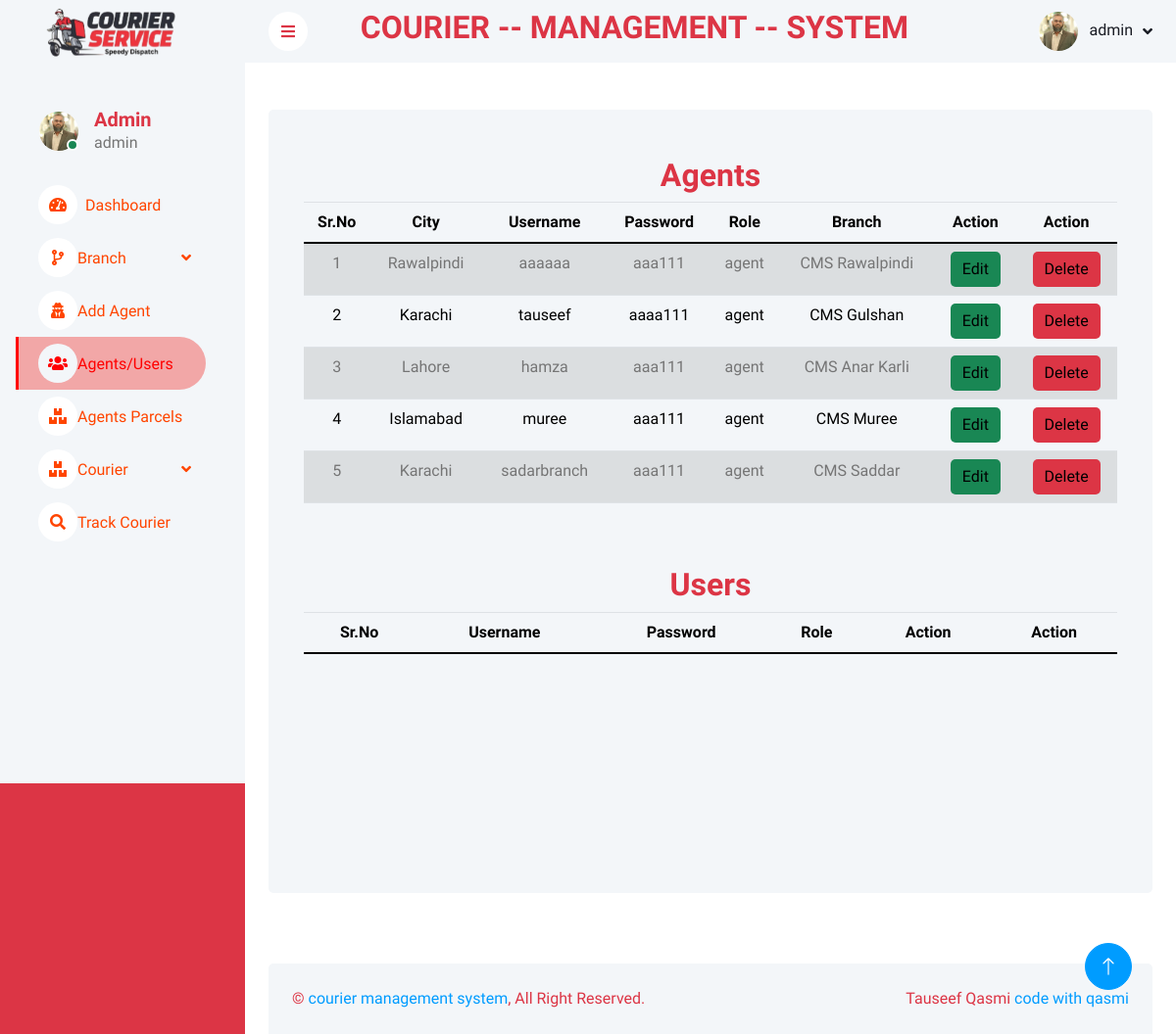
The app's page /user.php (signed in) with its own data.
### tables this page shows
CREATE TABLE `users` (
  `id` int(11) NOT NULL,
  `uemail` varchar(30) NOT NULL,
  `uname` varchar(20) NOT NULL,
  `upwd` varchar(10) NOT NULL,
  `role` varchar(20) NOT NULL,
  `branch_name` varchar(50) NOT NULL,
  `branch_city` varchar(20) NOT NULL,
  `added_date` datetime NOT NULL,
  `password_reset_token` varchar(500) NOT NULL
);

### user.php (the view, shortened to what this page needs)
<?php
include("connection.php");
?>
<?php
include("header.php");
?>
<div class="container">
    <div class="row vh-100 bg-light rounded justify-content-center mx-0 m-5">
        <div class="col-md-12 text-center">
            <div class="container mt-3">
                <h2 class="text-danger mt-5 ">Agents</h2>
                <div class="table-responsive">
                    <table class="table table-striped">
                        <thead>
                            <tr>
                                <th>Sr.No</th>
                                <th>City</th>
                                <th>Username</th>
                                <th>Password</th>
                                <th>Role</th>
                                <th>Branch</th>
                                <th>Action</th>
                                <th>Action</th>
                            </tr>
                        </thead>
                        <tbody>
                            <?php
                            $sql = "SELECT * FROM users WHERE role = 'agent'";
                            $stmt = $conn->prepare($sql);
                            $stmt->execute();
                            $result = $stmt->fetchAll(PDO::FETCH_ASSOC);
                            $i = 1;
                            foreach ($result as $data) { ?>
                                <tr>
                                    <td><?php echo $i; ?></td>
                                    <td><?php echo $data['branch_city']; ?></td>
                                    <td><?php echo $data['uname']; ?></td>
                                    <td><?php echo $data['upwd']; ?></td>
                                    <td><?php echo $data['role']; ?></td>
                                    <td><?php echo $data['branch_name']; ?></td>
                                    <td>
                                        <button class="btn btn-success border-0">
                                            <a href="editRole.php?id=<?php echo $data['id']; ?>" style="text-decoration: none; color: black;">
                                                Edit
                                            </a>
                                        </button>
                                    </td>
                                    <td>
                                        <button class="btn btn-danger border-0">
                                            <a onclick="return confirm('Are you sure you want to delete?')" href="deleteRole.php?id=<?php echo $data['id']; ?>" style="text-decoration: none; color: black;"> Delete
                                            </a>
                                        </button>
                                    </td>
                                </tr>
                            <?php $i++;
                            } ?>
                        </tbody>
                    </table>
                </div>
                <h2 class="text-danger mt-5">Users</h2>
                <div class="table-responsive">
                    <table class="table table-striped">
                        <thead>
                            <tr>
                                <th>Sr.No</th>
                                <th>Username</th>
                                <th>Password</th>
                                <th>Role</th>
                                <th>Action</th>
                                <th>Action</th>
                            </tr>
                        </thead>
                    </table>
                </div>
            </div>
        </div>
    </div>
</div>
<?php
include("footer.php");
?>

### css/style.css (style rules this page uses)
:root { --primary: red; --light: #F3F6F9; --dark: #191C24; }
.btn { transition: .5s; }

### header.php (style rules this page uses)
body { background-color: red; }

### records on screen
users: branch_city "Rawalpindi", uname "aaaaaa", upwd "aaa111", role "agent", branch_name "CMS Rawalpindi"
users: branch_city "Karachi", uname "tauseef", upwd "aaaa111", role "agent", branch_name "CMS Gulshan"
users: branch_city "Lahore", uname "hamza", upwd "aaa111", role "agent", branch_name "CMS Anar Karli"
users: branch_city "Islamabad", uname "muree", upwd "aaa111", role "agent", branch_name "CMS Muree"
users: branch_city "Karachi", uname "sadarbranch", upwd "aaa111", role "agent", branch_name "CMS Saddar"

### other values on screen
$_SESSION['username'] "admin"
